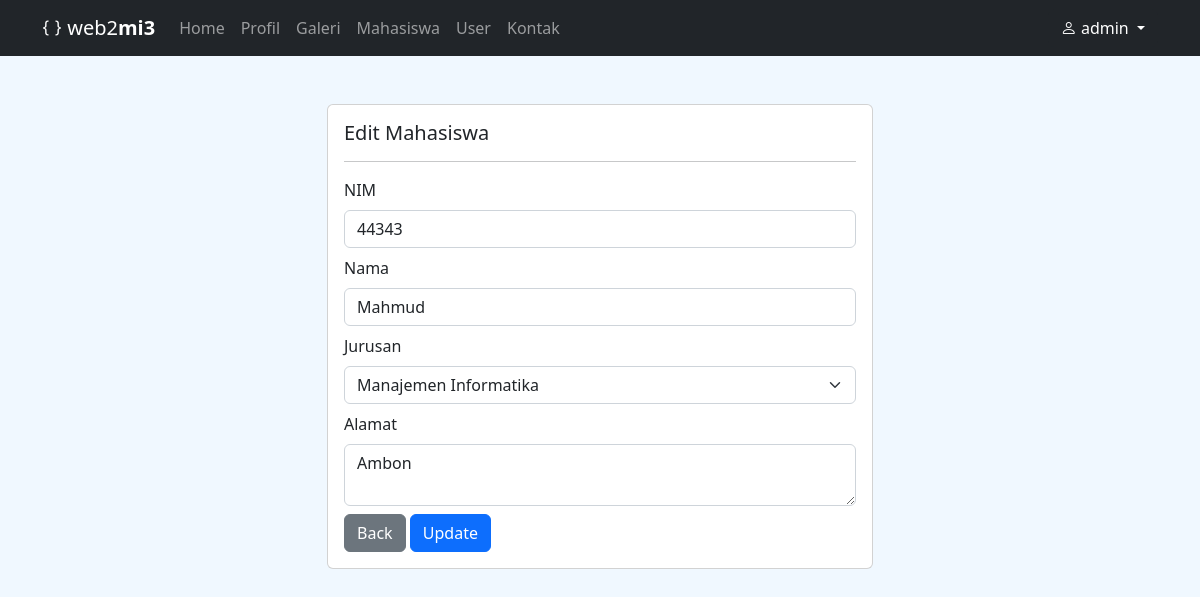
The app's page /index.php?page=mahasiswa_edit&nim=44343 (signed in) with its own data.
### tables this page shows
CREATE TABLE `mahasiswa` (
  `nim` varchar(100) NOT NULL,
  `nama` varchar(200) NOT NULL,
  `jurusan` varchar(200) NOT NULL,
  `alamat` varchar(200) NOT NULL
);

### content/mahasiswa_edit.php (the view, shortened to what this page needs)
<?php if (isset($_GET['nim'])) : ?>
    <?php
    $nim = $_GET['nim'];
    $sql = $con->query("SELECT * FROM mahasiswa WHERE nim = '$nim'");
    $data = $sql->fetch();
    ?>
    <div class="row">
        <div class="col-6 mx-auto">
            <div class="card">
                <div class="card-body">
                    <h5 class="card-title">Edit Mahasiswa</h5>
                    <hr>
                    <form action="index.php?page=mahasiswa_update" method="POST">
                        <div class="mb-2">
                            <label for="" class="form-label">NIM</label>
                            <input type="text" class="form-control" name="nim" value="<?= $data['nim'] ?>" placeholder="Masukan NIM.." readonly>
                        </div>
                        <div class="mb-2">
                            <label for="" class="form-label">Nama</label>
                            <input type="text" class="form-control" name="nama" value="<?= $data['nama'] ?>" placeholder="Masukan Nama..">
                        </div>
                        <div class="mb-2">
                            <label for="" class="form-label">Jurusan</label>
                            <select name="jurusan" class="form-select">
                                <option <?= ($data['jurusan'] == "Manajemen Informatika" ? "selected" : "") ?>>Manajemen Informatika</option>
                            </select>
                        </div>
                        <div class="mb-2">
                            <label for="" class="form-label">Alamat</label>
                            <textarea name="alamat" class="form-control" placeholder="Masukan Alamat.."><?= $data['alamat'] ?></textarea>
                        </div>
                        <div class="mt-2">
                            <a href="index.php?page=mahasiswa" class="btn btn-secondary">Back</a>
                            <button type="submit" class="btn btn-primary">Update</button>
                        </div>
                    </form>
                </div>
            </div>
        </div>
    </div>
<?php endif; ?>

### index.php (style rules this page uses)
body { background-color: aliceblue; }

### records on screen
mahasiswa: nim "44343", nama "Mahmud", jurusan "Manajemen Informatika", alamat "Ambon"

### other values on screen
$user "admin"
